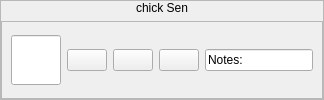
              <widget class="QFrame" name="orderFrame3">
               <property name="sizePolicy">
                <sizepolicy hsizetype="Preferred" vsizetype="Fixed">
                 <horstretch>0</horstretch>
                 <verstretch>0</verstretch>
                </sizepolicy>
               </property>
               <property name="minimumSize">
                <size>
                 <width>0</width>
                 <height>100</height>
                </size>
               </property>
               <property name="frameShape">
                <enum>QFrame::StyledPanel</enum>
               </property>
               <property name="frameShadow">
                <enum>QFrame::Raised</enum>
               </property>
               <layout class="QVBoxLayout" name="verticalLayout_11">
                <property name="leftMargin">
                 <number>0</number>
                </property>
                <property name="topMargin">
                 <number>0</number>
                </property>
                <property name="rightMargin">
                 <number>0</number>
                </property>
                <property name="bottomMargin">
                 <number>0</number>
                </property>
                <item>
                 <widget class="QLabel" name="order3Label">
                  <property name="sizePolicy">
                   <sizepolicy hsizetype="Preferred" vsizetype="Fixed">
                    <horstretch>0</horstretch>
                    <verstretch>0</verstretch>
                   </sizepolicy>
                  </property>
                  <property name="styleSheet">
                   <string notr="true">font: 20pt &quot;Footlight MT Light&quot;;
color: black;</string>
                  </property>
                  <property name="text">
                   <string>chick Sen</string>
                  </property>
                  <property name="alignment">
                   <set>Qt::AlignCenter</set>
                  </property>
                 </widget>
                </item>
                <item>
                 <widget class="QFrame" name="order3Btns">
                  <property name="frameShape">
                   <enum>QFrame::StyledPanel</enum>
                  </property>
                  <property name="frameShadow">
                   <enum>QFrame::Raised</enum>
                  </property>
                  <layout class="QHBoxLayout" name="horizontalLayout_17">
                   <property name="topMargin">
                    <number>0</number>
                   </property>
                   <property name="bottomMargin">
                    <number>0</number>
                   </property>
                   <item>
                    <widget class="QLineEdit" name="order3Qty">
                     <property name="sizePolicy">
                      <sizepolicy hsizetype="Fixed" vsizetype="Fixed">
                       <horstretch>0</horstretch>
                       <verstretch>0</verstretch>
                      </sizepolicy>
                     </property>
                     <property name="maximumSize">
                      <size>
                       <width>50</width>
                       <height>50</height>
                      </size>
                     </property>
                     <property name="styleSheet">
                      <string notr="true">font: 18pt &quot;Arial&quot;;</string>
                     </property>
                    </widget>
                   </item>
                   <item>
                    <widget class="QPushButton" name="order3UpBtn">
                     <property name="text">
                      <string/>
                     </property>
                     <property name="icon">
                      <iconset resource="iconsImages.qrc">
                       <normaloff>:/icons/iconsImages/1200px-Green-Up-Arrow.svg.png</normaloff>:/icons/iconsImages/1200px-Green-Up-Arrow.svg.png</iconset>
                     </property>
                     <property name="iconSize">
                      <size>
                       <width>30</width>
                       <height>30</height>
                      </size>
                     </property>
                    </widget>
                   </item>
                   <item>
                    <widget class="QPushButton" name="order3DownBtn">
                     <property name="text">
                      <string/>
                     </property>
                     <property name="icon">
                      <iconset resource="iconsImages.qrc">
                       <normaloff>:/icons/iconsImages/1200px-RedDownArrow.svg.png</normaloff>:/icons/iconsImages/1200px-RedDownArrow.svg.png</iconset>
                     </property>
                     <property name="iconSize">
                      <size>
                       <width>30</width>
                       <height>30</height>
                      </size>
                     </property>
                    </widget>
                   </item>
                   <item>
                    <widget class="QPushButton" name="order3CancelBtn">
                     <property name="text">
                      <string/>
                     </property>
                     <property name="icon">
                      <iconset resource="iconsImages.qrc">
                       <normaloff>:/icons/iconsImages/1024px-Black_close_x.svg.png</normaloff>:/icons/iconsImages/1024px-Black_close_x.svg.png</iconset>
                     </property>
                     <property name="iconSize">
                      <size>
                       <width>30</width>
                       <height>30</height>
                      </size>
                     </property>
                    </widget>
                   </item>
                   <item>
                    <widget class="QLineEdit" name="order3Notes">
                     <property name="styleSheet">
                      <string notr="true">font: 12pt &quot;Arial&quot;;</string>
                     </property>
                     <property name="text">
                      <string>Notes: </string>
                     </property>
                    </widget>
                   </item>
                  </layout>
                 </widget>
                </item>
               </layout>
              </widget>
